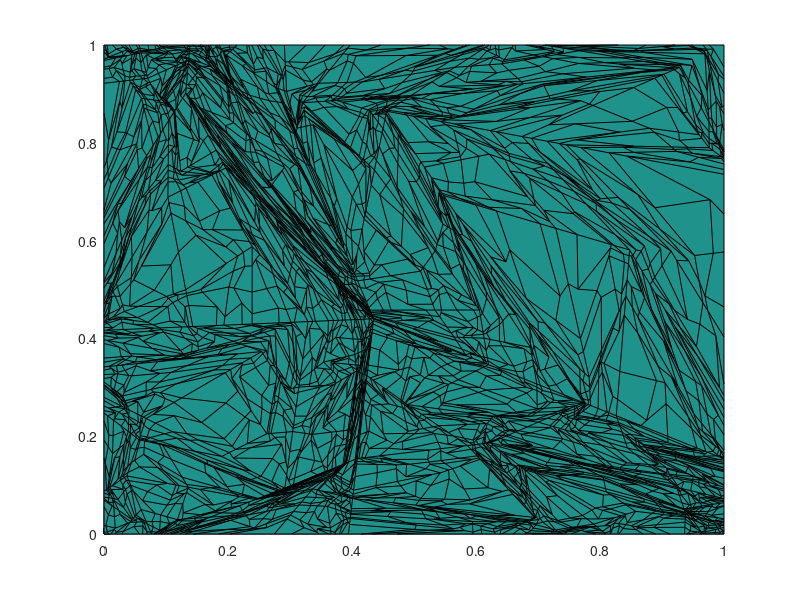
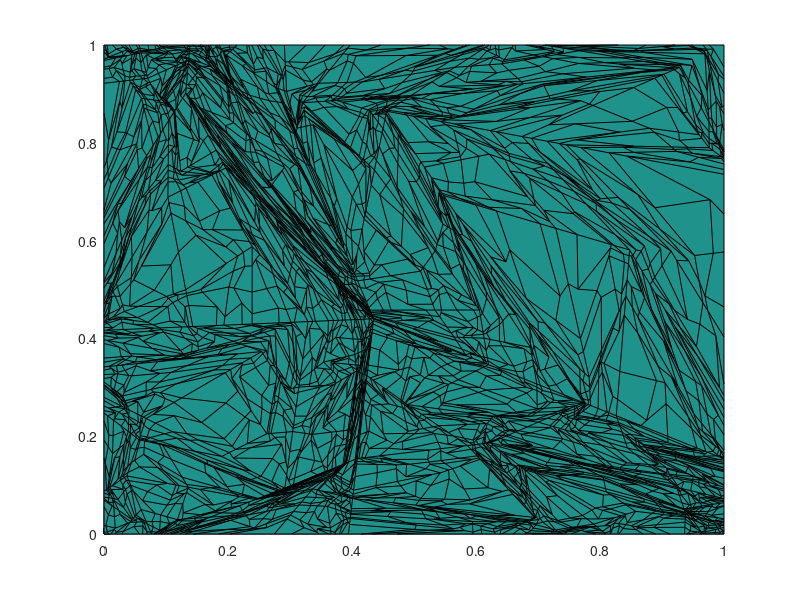
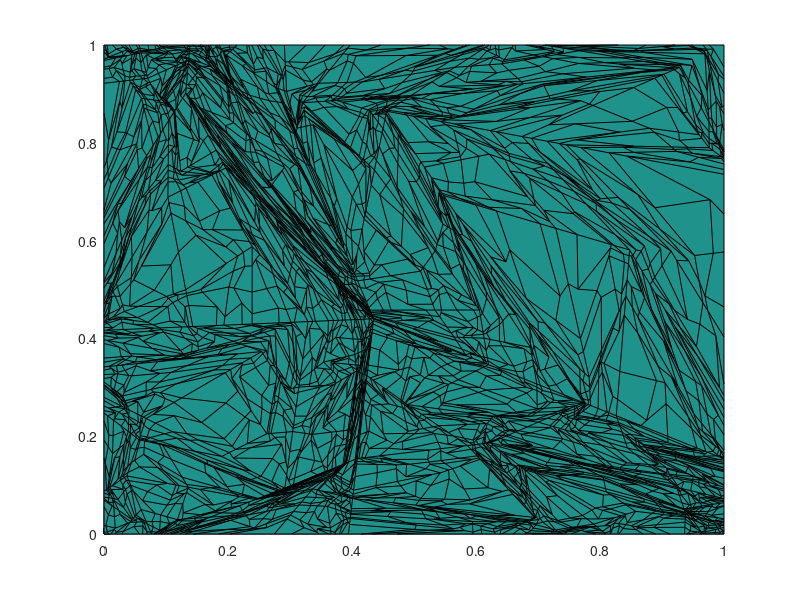

MATLAB code to generate these figures, in order:
clear all; close all; clc;

% This routine generates an nm by nm mesh, commonly known as a
% Shestakov mesh, with 0 < r < rm and 0 < z < zm. The randomness
% is controlled by parameter "a", where 0 <= a <= 0.5. A value of 
% a = 0.5 gives a rectangular % mesh. Boomerang zones are allowed 
% but bowties are not allowed.
%
% Matlab version by Jean C. Ragusa, Texas A&M University, April 1, 2013
% (jean.ragusa@tamu.edu)
%
% based on the original Fortran program by Alek Sheshakov (LLNL); that 
% program is found in: Nuclear Science & Engineering, Vol 105, pp.88-104 
% (1990), "Test Problems in Radiative Transfer Calculations", by A. Shestakov, 
% D. Kershaw, and G. Zimmerman
%
% Many thanks to Michael Hall (LANL) for providing a copy of the F77 
% program


% number of subdivisions of the original rectangle
nc = 6;
% random parameter
a  = 0.15;
% rectangle dimensions
L = 1;
rm = L;
zm = L;

% allocate memory
nm = 2^nc + 1;
ind = nm-1;
r=zeros(nm,nm);
z=zeros(nm,nm);

% initialize 4 corners
for i = 0:1
    k = 1 + i*ind;
    for j = 0:1
        l = 1 + j*ind;
        r(k,l) = L*(1-i);
        z(k,l) = L*j;
    end
end

% fill in the rest of the points
for nl = 0:nc-1
    nn = 2^nl;
    inc = ind/nn;
    inch = inc/2;
    for k = 1:nn
        k1 = 1+(k-1)*inc;
        k2 = k1+inc;
        k3 = k1+inch;
        for l = 1:nn
            l1 = 1+(l-1)*inc;
            l2 = l1+inc;
            l3 = l1+inch;
            if (l==1)
                ar = a+rand(1,1)*(1-2*a);
                r(k3,l1) = ar*r(k1,l1)+(1-ar)*r(k2,l1);
                z(k3,l1) = ar*z(k1,l1)+(1-ar)*z(k2,l1);
            end
            ar = a+rand(1,1)*(1-2*a);
            r(k2,l3) = ar*r(k2,l1)+(1-ar)*r(k2,l2);
            z(k2,l3) = ar*z(k2,l1)+(1-ar)*z(k2,l2);
            ar = a+rand(1,1)*(1-2*a);
            r(k3,l2) = ar*r(k1,l2)+(1-ar)*r(k2,l2);
            z(k3,l2) = ar*z(k1,l2)+(1-ar)*z(k2,l2);
            if (k==1)
                ar = a+rand(1,1)*(1-2*a);
                r(k1,l3) = ar*r(k1,l1)+(1-ar)*r(k1,l2);
                z(k1,l3) = ar*z(k1,l1)+(1-ar)*z(k1,l2);
            end
            ar = a+rand(1,1)*(1-2*a);
            br = a+rand(1,1)*(1-2*a);
            r1 = r(k1,l1);
            r2 = r(k2,l1);
            r3 = r(k2,l2);
            r4 = r(k1,l2);
            z1 = z(k1,l1);
            z2 = z(k2,l1);
            z3 = z(k2,l2);
            z4 = z(k1,l2);
            % check for boomerang zones
            det2 = (r2-r1)*(z3-z2)-(r3-r2)*(z2-z1);
            det3 = (r3-r2)*(z4-z3)-(r4-r3)*(z3-z2);
            det4 = (r4-r3)*(z1-z4)-(r1-r4)*(z4-z3);
            det1 = (r1-r4)*(z2-z1)-(r2-r1)*(z1-z4);
            if (det2>0)
                d = (r4-r3)*(z2-z1)-(r2-r1)*(z4-z3);
                r3p = ((r2-r1)*(r4*z3-r3*z4)-(r4-r3)*(r2*z1-r1*z2))/d;
                z3p = ((z2-z1)*(r4*z3-r3*z4)-(z4-z3)*(r2*z1-r1*z2))/d;
                d = (r4-r1)*(z2-z3)-(r2-r3)*(z4-z1);
                r1p = ((r2-r3)*(r4*z1-r1*z4)-(r4-r1)*(r2*z3-r3*z2))/d;
                z1p = ((z2-z3)*(r4*z1-r1*z4)-(z4-z1)*(r2*z3-r3*z2))/d;
                r3 = r3p;
                z3 = z3p;
                r1 = r1p;
                z1 = z1p;
            elseif (det3>0)
                d = (r1-r4)*(z3-z2)-(r3-r2)*(z1-z4);
                r4p = ((r3-r2)*(r1*z4-r4*z1)-(r1-r4)*(r3*z2-r2*z3))/d;
                z4p = ((z3-z2)*(r1*z4-r4*z1)-(z1-z4)*(r3*z2-r2*z3))/d;
                d = (r1-r2)*(z3-z4)-(r3-r4)*(z1-z2);
                r2p = ((r3-r4)*(r1*z2-r2*z1)-(r1-r2)*(r3*z4-r4*z3))/d;
                z2p = ((z3-z4)*(r1*z2-r2*z1)-(z1-z2)*(r3*z4-r4*z3))/d;
                r4 = r4p;
                z4 = z4p;
                r2 = r2p;
                z2 = z2p;
            elseif (det4>0)
                d = (r2-r1)*(z4-z3)-(r4-r3)*(z2-z1);
                r1p = ((r4-r3)*(r2*z1-r1*z2)-(r2-r1)*(r4*z3-r3*z4))/d;
                z1p = ((z4-z3)*(r2*z1-r1*z2)-(z2-z1)*(r4*z3-r3*z4))/d;
                d = (r2-r3)*(z4-z1)-(r4-r1)*(z2-z3);
                r3p = ((r4-r1)*(r2*z3-r3*z2)-(r2-r3)*(r4*z1-r1*z4))/d;
                z3p = ((z4-z1)*(r2*z3-r3*z2)-(z2-z3)*(r4*z1-r1*z4))/d;
                r1 = r1p;
                z1 = z1p;
                r3 = r3p;
                z3 = z3p;
            elseif (det1>0)
                d = (r3-r2)*(z1-z4)-(r1-r4)*(z3-z2);
                r2p = ((r1-r4)*(r3*z2-r2*z3)-(r3-r2)*(r1*z4-r4*z1))/d;
                z2p = ((z1-z4)*(r3*z2-r2*z3)-(z3-z2)*(r1*z4-r4*z1))/d;
                d = (r3-r4)*(z1-z2)-(r1-r2)*(z3-z4);
                r4p = ((r1-r2)*(r3*z4-r4*z3)-(r3-r4)*(r1*z2-r2*z1))/d;
                z4p = ((z1-z2)*(r3*z4-r4*z3)-(z3-z4)*(r1*z2-r2*z1))/d;
                r2 = r2p;
                z2 = z2p;
                r4 = r4p;
                z4 = z4p;
            end
            r(k3,l3) = ar*br*r1 + ar*(1-br)*r4 + (1-ar)*br*r2 + (1-ar)*(1-br)*r3;
            z(k3,l3) = ar*br*z1 + ar*(1-br)*z4 + (1-ar)*br*z2 + (1-ar)*(1-br)*z3;
        end
    end
end

% plotting in matlab
figure(1)
surf(r,z,ones(nm,nm))
view(0,90)

output_file1=strcat('.\figs\shestakov_quad_nc',int2str(nc),'_a',num2str(a));
print('-dpdf',strcat(output_file1,'.pdf'));
print('-dpng',strcat(output_file1,'.png'));
saveas(gcf,strcat(output_file1,'.fig'),'fig');


%---------------------------------------------
% save txt file
matID=1;
srcID=1;

% date and time;
[yr, mo, da, hr, mi, s] = datevec(now);

%%%%%%%%%%%%%%%%%%%%%
output_file1=strcat(output_file1,'.txt')
fid=fopen(output_file1,'w');

fprintf(fid,'# Date: %d/%d/%d   Time: %d:%d\n', mo, da, yr, hr, mi);

fprintf(fid,'# dimensions \n');
fprintf(fid,'%g %g \n',L,L);

n = (nm-1);
ncells = n*n;

fprintf(fid,'# connectivity \n');
fprintf(fid,'%d\n',ncells);
for iel=1:ncells
    skip = 4*(iel-1);
    i1 = skip + 1;
    i2 = skip + 2;
    i3 = skip + 3;
    i4 = skip + 4;
    fprintf(fid,'%d %d %d %d %d %d %d \n',4,i1,i2,i3,i4,matID,srcID);
end

fprintf(fid,'# DG vertices (counter-clockwise) \n');
fprintf(fid,'%d\n',4*ncells);
for i=1:n
    for j=1:n
        fprintf(fid,' %g %g \n %g %g \n %g %g \n %g %g \n',...
            r(i,j)    ,z(i,j)    ,...
            r(i,j+1)  ,z(i,j+1)  ,...
            r(i+1,j+1),z(i+1,j+1),...
            r(i+1,j)  ,z(i+1,j)  );
    end
end

fprintf(fid,'# grid vertices (counter-clockwise) \n');
fprintf(fid,'%d\n',(n+1)^2);
for i=1:n+1
    for j=1:n+1
        fprintf(fid,'%g %g \n',r(i,j),z(i,j) );
    end
end

fclose(fid);



%%%%%%%%%%%%%%%%%%%%%
%
%
BT=true;
% old mesh output
% % % %%%%%%%%%%%%%%%%%%%%%
if BT
matID=0;
srcID=0;
%%%%%%%%%%%%%%%%%%%%%
output_file1=strcat(output_file1,'_BT_','.txt')
fid=fopen(output_file1,'w');
fprintf(fid,'%s\n','polygon');
n2=(nm-1)^2;
fprintf(fid,'%d\n',n2);
for i=1:nm-1
    for j=1:nm-1
        fprintf(fid,'%d %g %g %g %g %g %g %g %g  %d %d \n',4,r(i,j)    ,z(i,j)    ,...
                                                             r(i,j+1)  ,z(i,j+1)  ,...
                                                             r(i+1,j+1),z(i+1,j+1),...
                                                             r(i+1,j)  ,z(i+1,j)  ,matID,srcID);
    end
end 
fclose(fid);
end
% % % %%%%%%%%%%%%%%%%%%%%%
% % % 
